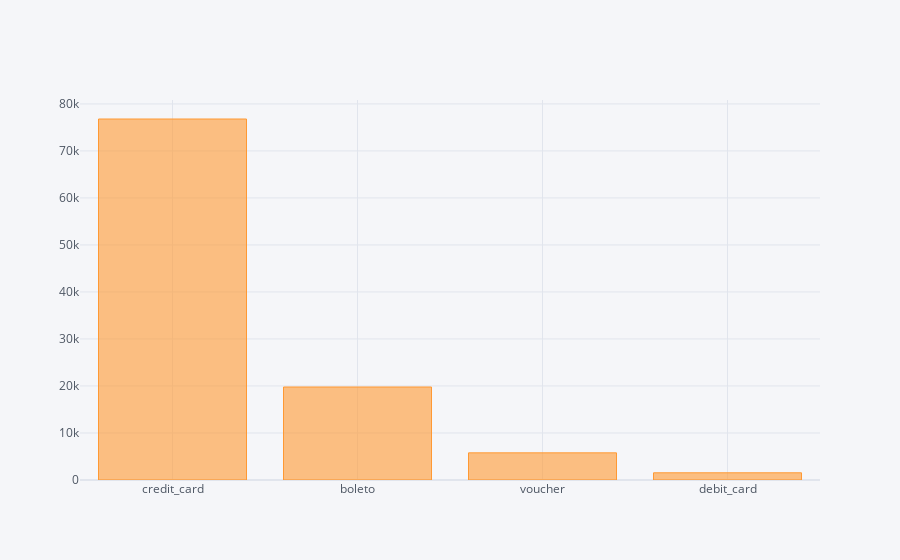

Notebook code for this chart:
### Code cell
payment_type_count.iplot(kind='bar')

### Figure 1 — Plotly figure (JSON) as saved in the notebook; plotly's stock layout.template omitted (floating-point values rounded to 4 significant figures)
{"data": [{"marker": {"color": "rgba(255, 153, 51, 0.6)", "line": {"color": "rgba(255, 153, 51, 1.0)", "width": 1}}, "name": "order_id", "orientation": "v", "text": "", "type": "bar", "x": ["credit_card", "boleto", "voucher", "debit_card"], "y": [76795, 19784, 5775, 1529]}], "layout": {"legend": {"bgcolor": "#F5F6F9", "font": {"color": "#4D5663"}}, "paper_bgcolor": "#F5F6F9", "plot_bgcolor": "#F5F6F9", "title": {"font": {"color": "#4D5663"}}, "xaxis": {"gridcolor": "#E1E5ED", "showgrid": true, "tickfont": {"color": "#4D5663"}, "title": {"font": {"color": "#4D5663"}, "text": ""}, "zerolinecolor": "#E1E5ED"}, "yaxis": {"gridcolor": "#E1E5ED", "showgrid": true, "tickfont": {"color": "#4D5663"}, "title": {"font": {"color": "#4D5663"}, "text": ""}, "zerolinecolor": "#E1E5ED"}}}
